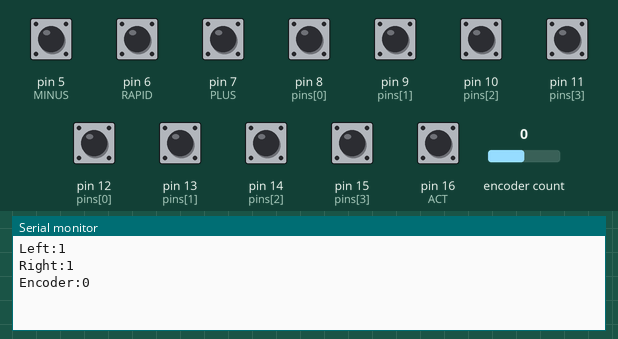
This sketch was run on a simulated Arduino Uno, built with avr-gcc and run on an emulated ATmega328P. Shown: the last lines printed to the serial monitor. The test bench sets the inputs (shaded band); at power-on: pin 5 (MINUS), pin 6 (RAPID), pin 7 (PLUS), pin 8 (pins[0]), pin 9 (pins[1]), pin 10 (pins[2]), pin 11 (pins[3]), pin 12 (pins[0]), pin 13 (pins[1]), pin 14 (pins[2]), pin 15 (pins[3]), pin 16 (ACT) HIGH, encoder count 0.

Above: at 1.2 s.
1.3 s: pin 5 (MINUS) pulled LOW for 0.15 s
At 2.6 s:
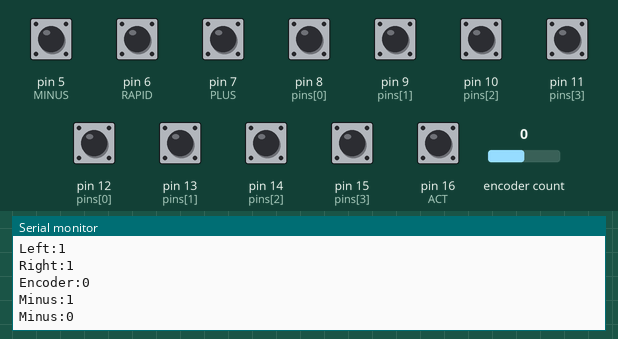
2.9 s: pin 6 (RAPID) pulled LOW for 0.15 s
At 3.8 s:
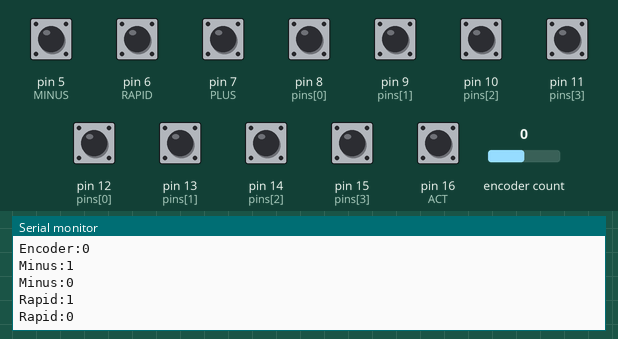
4.5 s: pin 7 (PLUS) pulled LOW for 0.15 s
At 5.0 s:
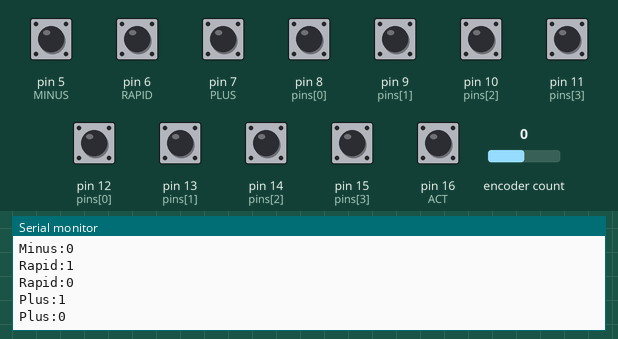
6.1 s: pin 16 (ACT) pulled LOW for 0.15 s
At 7.4 s:
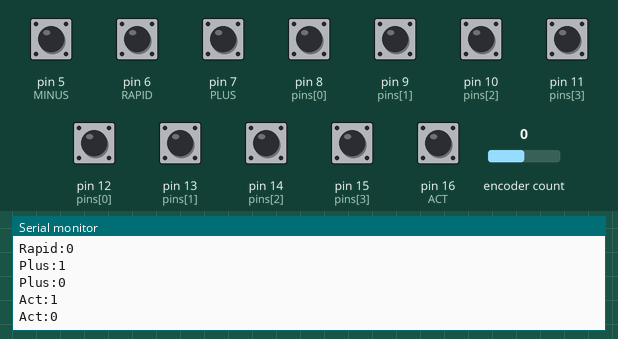
7.7 s: encoder count set to 1
At 8.9 s:
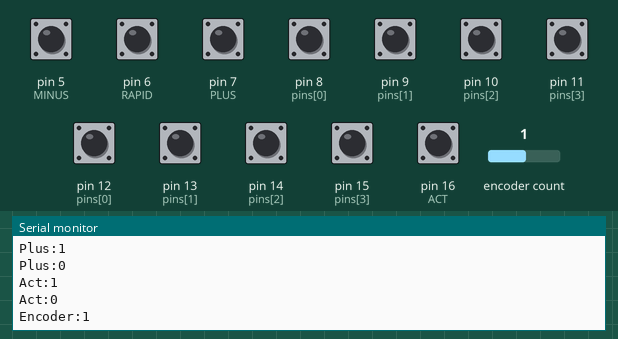
9.2 s: pin 8 (pins[0]) pulled LOW for 0.15 s
At 9.8 s:
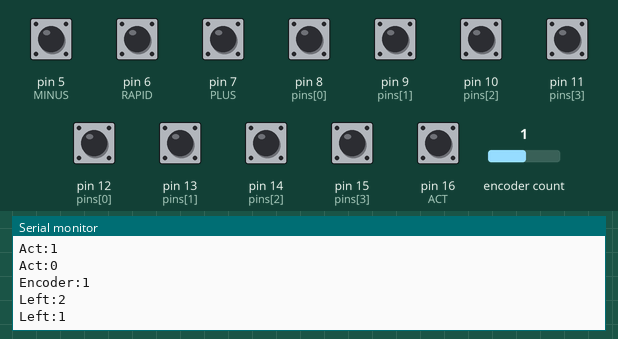

Measured:
- after the input at 1.3 s, the serial monitor: prints a new line at once (image 1)
- after the input at 2.9 s, the serial monitor: prints a new line at once (image 2)
- after the input at 4.5 s, the serial monitor: prints a new line at once (image 3)
- after the input at 6.1 s, the serial monitor: prints a new line at once (image 4)
- after the input at 7.7 s, the serial monitor: prints a new line at once (image 5)
- after the input at 9.2 s, the serial monitor: prints a new line at once (image 6)

The sketch:

handwheel_arduino.ino
```cpp
#include <Encoder.h>

#define MINUS 5
#define RAPID 6
#define PLUS 7
#define ACT 16
Encoder Enc(3, 2);

int states[17];

void button_minus() {
  int state = !digitalRead(MINUS);
  if(states[MINUS] != state) {
    states[MINUS] = state;
    Serial.print("Minus:");
    Serial.println(state);
  }
}

void button_rapid() {
  int state = !digitalRead(RAPID);
  if(states[RAPID] != state) {
    states[RAPID] = state;
    Serial.print("Rapid:");
    Serial.println(state);
  }
}

void button_plus() {
  int state = !digitalRead(PLUS);
  if(states[PLUS] != state) {
    states[PLUS] = state;
    Serial.print("Plus:");
    Serial.println(state);
  }
}

void button_act() {
  int state = !digitalRead(ACT);
  if(states[ACT] != state) {
    states[ACT] = state;
    Serial.print("Act:");
    Serial.println(state);
  }
}

void bcdswitch_left() {
  int pos;
  int state = 0;
  int pins[4] = {8, 9, 10, 11};
  for(int i = 0; i < 4; i++) {
    state |= (!digitalRead(pins[i]) << i);
  }
  switch (state) {
    case 0b0000 : pos = 1; break;
    case 0b0001 : pos = 2; break;
    case 0b0011 : pos = 3; break;
    case 0b0010 : pos = 4; break;
    case 0b0110 : pos = 5; break;
    case 0b0111 : pos = 6; break;
    case 0b0101 : pos = 7; break;
    case 0b0100 : pos = 8; break;
    case 0b1100 : pos = 9; break;
    case 0b1101 : pos = 10; break;
    case 0b1111 : pos = 11; break;
    case 0b1110 : pos = 12; break;
  }
  if(states[0] != pos) {
    states[0] = pos;
    Serial.print("Left:");
    Serial.println(pos);
  }
}

void bcdswitch_right() {
  int pos;
  int state = 0;
  int pins[4] = {12, 13, 14, 15};
  for(int i = 0; i < 4; i++) {
    state |= (!digitalRead(pins[i]) << i);
  }
  switch (state) {
    case 0b0000 : pos = 1; break;
    case 0b0001 : pos = 2; break;
    case 0b0011 : pos = 3; break;
    case 0b0010 : pos = 4; break;
    case 0b0110 : pos = 5; break;
    case 0b0111 : pos = 6; break;
    case 0b0101 : pos = 7; break;
    case 0b0100 : pos = 8; break;
    case 0b1100 : pos = 9; break;
    case 0b1101 : pos = 10; break;
    case 0b1111 : pos = 11; break;
    case 0b1110 : pos = 12; break;
  }
  if(states[1] != pos) {
    states[1] = pos;
    Serial.print("Right:");
    Serial.println(pos);
  }
}


long oldPosition  = -999;

void encoder() {
  long newPosition = Enc.read() / 4;
  if (newPosition != oldPosition) {
    oldPosition = newPosition;
    Serial.print("Encoder:");
    Serial.println(newPosition);
  }
}

void setup() {
  for (int i = 5; i <= 16; i++) {
    pinMode(i, INPUT_PULLUP);
  }
  Serial.begin(115200);
}

void loop() {
  bcdswitch_left();
  bcdswitch_right();
  button_minus();
  button_rapid();
  button_plus();
  button_act();
  encoder();
}
```
